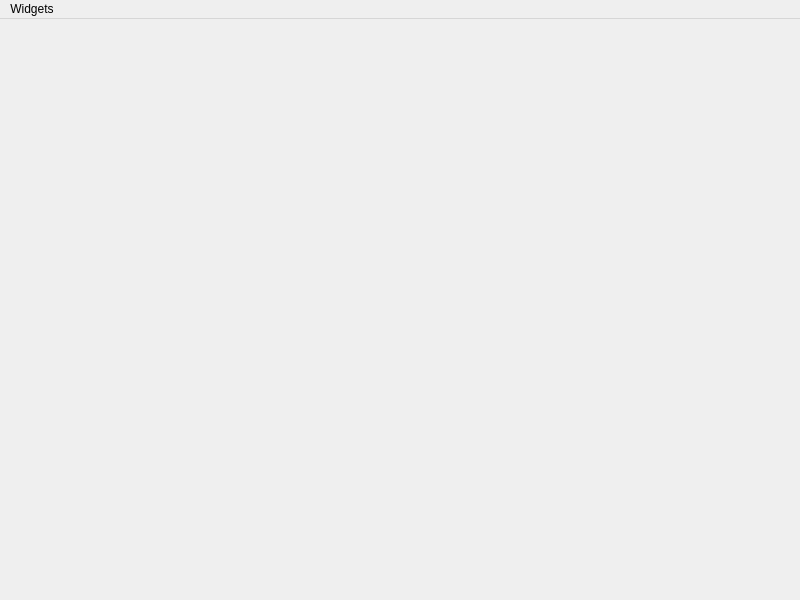
<?xml version="1.0" encoding="UTF-8"?>
<ui version="4.0">
 <class>MainWindow</class>
 <widget class="QMainWindow" name="MainWindow">
  <property name="geometry">
   <rect>
    <x>0</x>
    <y>0</y>
    <width>800</width>
    <height>600</height>
   </rect>
  </property>
  <property name="minimumSize">
   <size>
    <width>800</width>
    <height>600</height>
   </size>
  </property>
  <property name="baseSize">
   <size>
    <width>800</width>
    <height>600</height>
   </size>
  </property>
  <property name="windowTitle">
   <string/>
  </property>
  <widget class="QWidget" name="centralWidget">
   <layout class="QVBoxLayout" name="verticalLayout">
    <item>
     <widget class="GLcanvas" name="glCanvas" native="true"/>
    </item>
   </layout>
  </widget>
  <widget class="QMenuBar" name="menuBar">
   <property name="geometry">
    <rect>
     <x>0</x>
     <y>0</y>
     <width>800</width>
     <height>22</height>
    </rect>
   </property>
   <widget class="QMenu" name="menuWidgets">
    <property name="title">
     <string>Widgets</string>
    </property>
    <addaction name="actionWindow"/>
    <addaction name="actionTrimesh"/>
   </widget>
   <addaction name="menuWidgets"/>
  </widget>
  <action name="actionTrimesh">
   <property name="text">
    <string>Trimesh</string>
   </property>
  </action>
  <action name="actionSkel">
   <property name="text">
    <string>Skel</string>
   </property>
  </action>
  <action name="actionWindow">
   <property name="text">
    <string>Window</string>
   </property>
  </action>
 </widget>
 <layoutdefault spacing="6" margin="11"/>
 <customwidgets>
  <customwidget>
   <class>GLcanvas</class>
   <extends>QWidget</extends>
   <header>GUI/glcanvas.h</header>
   <container>1</container>
  </customwidget>
 </customwidgets>
 <resources/>
 <connections/>
</ui>
